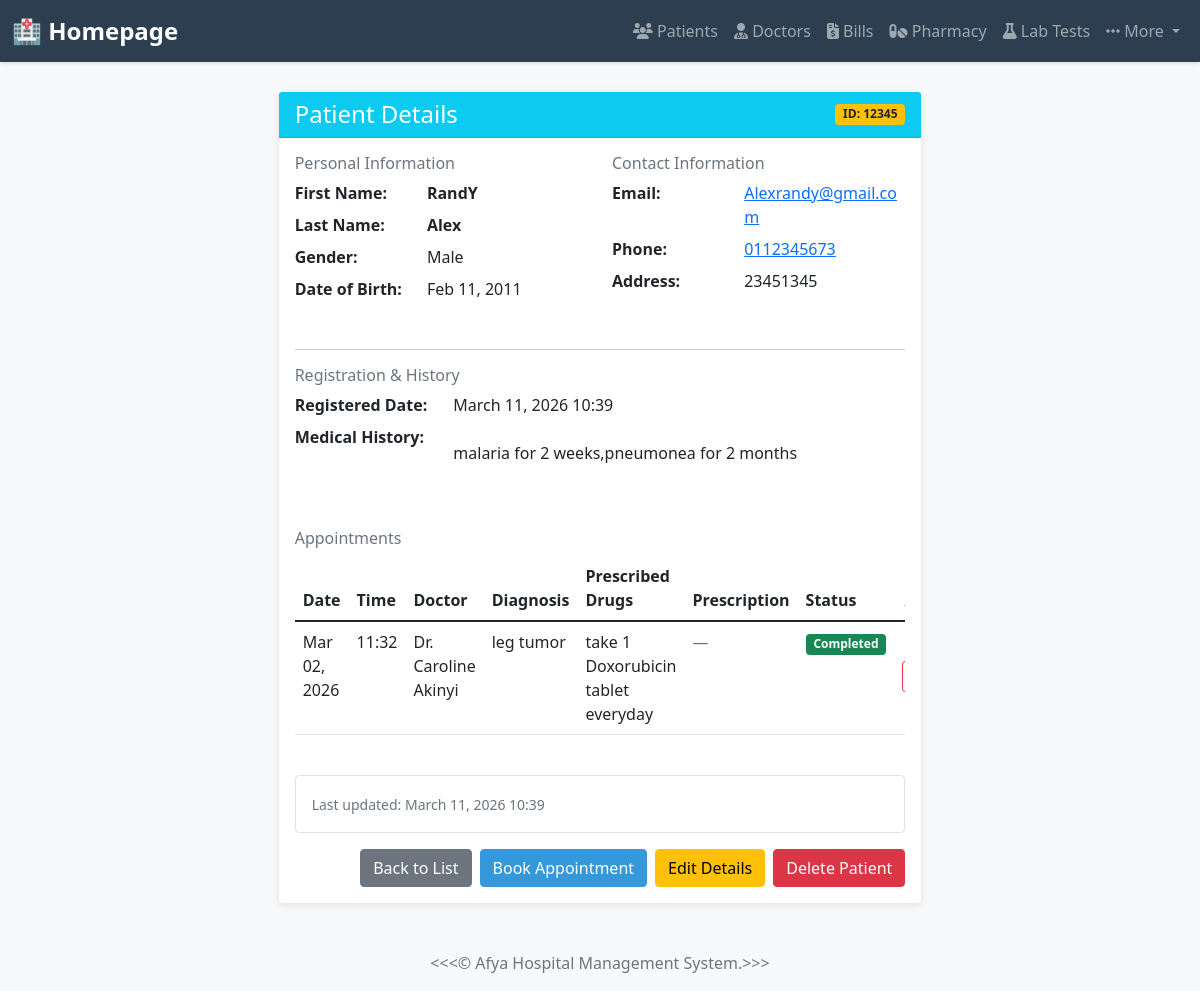
Screenshot of /patients/1/ with the database file from the repository.
### myapp/models.py (models this page shows, shortened)
class Patient(models.Model):
    GENDER_CHOICES = [
        ('M', 'Male'),
        ('F', 'Female'),
        ('O', 'Other'),
    ]
    patient_id = models.CharField(max_length=20, unique=True)
    first_name = models.CharField(max_length=100)
    last_name = models.CharField(max_length=100)
    email = models.EmailField(unique=True)
    phone_number = models.CharField(max_length=15)
    gender = models.CharField(max_length=1, choices=GENDER_CHOICES)
    date_of_birth = models.DateField()
    address = models.TextField()
    date_registered = models.DateTimeField(auto_now_add=True)
    medical_history = models.TextField(blank=True, null=True)
    class Meta:
        ordering = ['-date_registered']

class Appointment(models.Model):
    STATUS_CHOICES = [
        ("Pending", "Pending"),
        ("Completed", "Completed"),
        ("Cancelled", "Cancelled"),
    ]
    patient = models.ForeignKey(Patient, on_delete=models.CASCADE)
    doctor = models.ForeignKey(Doctor, on_delete=models.CASCADE)
    date = models.DateField()
    time = models.TimeField()
    status = models.CharField(max_length=20, choices=STATUS_CHOICES, default="Pending")
    diagnosis = models.TextField(blank=True, null=True)
    prescribed_drugs = models.TextField(blank=True, null=True, help_text="List of prescribed drugs with dosages")
    prescription = models.FileField(upload_to='prescriptions/', blank=True, null=True)
    created_at = models.DateTimeField(auto_now_add=True)
    updated_at = models.DateTimeField(auto_now=True)
    class Meta:
        ordering = ['-date', '-time']

class Doctor(models.Model):
    DEPARTMENT_CHOICES = [
        ('cardiology', 'Cardiology'),
        ('neurology', 'Neurology'),
        ('pediatrics', 'Pediatrics'),
        ('orthopedics', 'Orthopedics'),
        ('general', 'General Medicine'),
    ]
    doctor_id = models.CharField(max_length=20, unique=True)
    first_name = models.CharField(max_length=100)
    last_name = models.CharField(max_length=100)
    email = models.EmailField(unique=True)
    specialization = models.CharField(max_length=100)
    phone_number = models.CharField(max_length=15)
    department = models.CharField(max_length=50, choices=DEPARTMENT_CHOICES)
    schedule = models.TextField(blank=True, null=True, help_text="Optional scheduling notes or timeslots")
    date_added = models.DateTimeField(auto_now_add=True)
    class Meta:
        ordering = ['last_name', 'first_name']

### myapp/views.py (the view)
# urls.py: path('patients/<int:pk>/',views.patient_detail, name='patient_detail'),
def patient_detail(request, pk):
    patient = get_object_or_404(Patient, pk=pk)
    appointments = Appointment.objects.filter(patient=patient).order_by('-date', '-time')
    context = {
        'patient': patient,
        'appointments': appointments,
    }
    return render(request, 'patient_detail.html', context)

### myapp/templates/patient_detail.html (shortened to what this page needs)
{% extends 'base.html' %}
{% block content %}
<div class="row justify-content-center">
    <div class="col-md-8">
        <div class="card">
            <div class="card-header bg-info text-white d-flex justify-content-between align-items-center">
                <h4 class="mb-0">Patient Details</h4>
                <span class="badge bg-warning text-dark">ID: {{ patient.patient_id }}</span>
            </div>
            <div class="card-body">
                <div class="row mb-4">
                    <div class="col-md-6">
                        <h6 class="text-muted">Personal Information</h6>
                        <dl class="row">
                            <dt class="col-sm-5">First Name:</dt>
                            <dd class="col-sm-7"><strong>{{ patient.first_name }}</strong></dd>
                            <dt class="col-sm-5">Last Name:</dt>
                            <dd class="col-sm-7"><strong>{{ patient.last_name }}</strong></dd>
                            <dt class="col-sm-5">Gender:</dt>
                            <dd class="col-sm-7">{{ patient.get_gender_display }}</dd>
                            <dt class="col-sm-5">Date of Birth:</dt>
                            <dd class="col-sm-7">{{ patient.date_of_birth|date:"M d, Y" }}</dd>
                        </dl>
                    </div>
                    <div class="col-md-6">
                        <h6 class="text-muted">Contact Information</h6>
                        <dl class="row">
                            <dt class="col-sm-5">Email:</dt>
                            <dd class="col-sm-7">
                                <a href="mailto:{{ patient.email }}">{{ patient.email }}</a>
                            </dd>
                            <dt class="col-sm-5">Phone:</dt>
                            <dd class="col-sm-7">
                                <a href="tel:{{ patient.phone_number }}">{{ patient.phone_number }}</a>
                            </dd>
                            <dt class="col-sm-5">Address:</dt>
                            <dd class="col-sm-7">{{ patient.address }}</dd>
                        </dl>
                    </div>
                </div>
                <hr>
                <div class="row mb-4">
                    <div class="col-md-12">
                        <h6 class="text-muted">Registration & History</h6>
                        <dl class="row">
                            <dt class="col-sm-3">Registered Date:</dt>
                            <dd class="col-sm-9">{{ patient.date_registered|date:"F d, Y H:i" }}</dd>
                            <dt class="col-sm-3">Medical History:</dt>
                            <dd class="col-sm-9">
                                {% if patient.medical_history %}
                                    <p>{{ patient.medical_history|linebreaks }}</p>
                                {% else %}
                                    <span class="text-muted">No medical history recorded</span>
                                {% endif %}
                            </dd>
                        </dl>
                    </div>
                </div>
                <div class="row mb-4">
                    <div class="col-md-12">
                        <h6 class="text-muted">Appointments</h6>
                        {% if appointments %}
                            <div class="table-responsive">
                                <table class="table table-hover">
                                    <thead>
                                        <tr>
                                            <th>Date</th>
                                            <th>Time</th>
                                            <th>Doctor</th>
                                            <th>Diagnosis</th>
                                            <th>Prescribed Drugs</th>
                                            <th>Prescription</th>
                                            <th>Status</th>
                                            <th class="text-end">Actions</th>
                                        </tr>
                                    </thead>
                                    <tbody>
                                        {% for appt in appointments %}
                                            <tr>
                                                <td>{{ appt.date|date:"M d, Y" }}</td>
                                                <td>{{ appt.time|time:"H:i" }}</td>
                                                <td>Dr. {{ appt.doctor.first_name }} {{ appt.doctor.last_name }}</td>
                                                <td>
                                                    {% if appt.diagnosis %}
                                                        <span>{{ appt.diagnosis|truncatechars:40 }}</span>
                                                    {% else %}
                                                        <span class="text-muted">—</span>
                                                    {% endif %}
                                                </td>
                                                <td>
                                                    {% if appt.prescribed_drugs %}
                                                        <span>{{ appt.prescribed_drugs|truncatechars:40 }}</span>
                                                    {% else %}
                                                        <span class="text-muted">—</span>
                                                    {% endif %}
                                                </td>
                                                <td>
                                                    {% if appt.prescription %}
                                                        <a href="{{ appt.prescription.url }}" target="_blank" class="link-primary">Download</a>
                                                    {% else %}
                                                        <span class="text-muted">—</span>
                                                    {% endif %}
                                                </td>
                                                <td>
                                                    {% if appt.status == 'Pending' %}
                                                        <span class="badge bg-warning text-dark">Pending</span>
                                                    {% elif appt.status == 'Completed' %}
                                                        <span class="badge bg-success">Completed</span>
                                                    {% elif appt.status == 'Cancelled' %}
                                                        <span class="badge bg-danger">Cancelled</span>
                                                    {% else %}
                                                        <span class="badge bg-secondary">{{ appt.status }}</span>
                                                    {% endif %}
                                                </td>
                                                <td class="text-end">
                                                    {% if appt.status != 'Cancelled' %}
                                                        <a href="{% url 'myapp:cancel_appointment' appt.pk %}" class="btn btn-sm btn-outline-danger">Cancel</a>
                                                    {% else %}
                                                        <span class="text-muted">N/A</span>
                                                    {% endif %}
                                                </td>
                                            </tr>
                                        {% endfor %}
                                    </tbody>
                                </table>
                            </div>
                        {% else %}
                            <p class="text-muted">No appointments scheduled for this patient.</p>
                        {% endif %}
                    </div>
                </div>
                <div class="alert alert-light border">
                    <small class="text-muted">Last updated: {{ patient.date_registered|date:"F d, Y H:i" }}</small>
                </div>
                <div class="d-flex gap-2 justify-content-end">
                    <a href="{% url 'myapp:patient_list' %}" class="btn btn-secondary">Back to List</a>
                    <a href="{% url 'myapp:book_appointment' %}?patient={{ patient.pk }}" class="btn btn-primary">Book Appointment</a>
                    <a href="{% url 'myapp:update_patient' patient.pk %}" class="btn btn-warning">Edit Details</a>
                    <a href="{% url 'myapp:delete_patient' patient.pk %}" class="btn btn-danger">Delete Patient</a>
                </div>
            </div>
        </div>
    </div>
</div>
{% endblock %}

### myapp/templates/base.html (style rules this page uses)
body { background-color: #f8f9fa; font-family: 'Segoe UI', Tahoma, Geneva, Verdana, sans-serif; }
.card { box-shadow: 0 2px 8px rgba(0,0,0,0.1); border: none; }
.btn-primary { background-color: #3498db; border-color: #3498db; }
.alert { border: none; border-radius: 4px; }

### rows the page displays
Patient: patient_id "12345", first_name "RandY", last_name "Alex", gender "Male", date_of_birth "Feb 11, 2011", email "Alexrandy@gmail.com", phone_number "0112345673", address "23451345", date_registered "March 11, 2026 10:39", medical_history "malaria for 2 weeks,pneumonea for 2 months"
Appointment: date "Mar 02, 2026", time "11:32", doctor.first_name "Caroline", doctor.last_name "Akinyi", diagnosis "leg tumor", prescribed_drugs "take 1 Doxorubicin tablet everyday", status "Completed"
